Frame 1 (no input): blank canvas, image omitted
Frame 60 (no input): blank canvas, image omitted
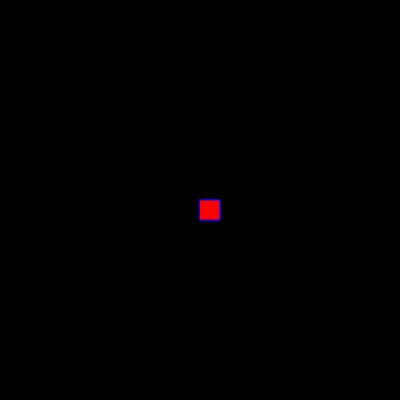
Frame 120 (the mouse pressed at the canvas centre since frame 60)

The p5.js sketch whose frames 1 and 60 were blank and that drew this single picture after the mouse press (run headless with seeded random() and noise() and a simulated clock; from frame 60 on, the mouse is pressed at the canvas centre):

// p5.js sketch
// ── sketch.js
function setup() {
    createCanvas(400, 400);
    background("black");
  
  }
  
  function draw() {
   stroke ("blue");
   fill ("red");
    if(mouseIsPressed) {
      rect (mouseX, mouseY, 20, 20);
   }
  }
  
